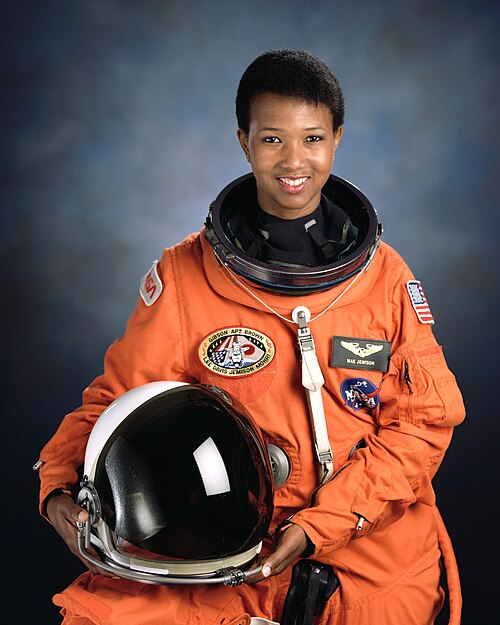
#> input picture backend/tests/data/faces/jemison.jpg, 500 x 625 px
$ python -i camera.py   (imports and definitions only)
#> lines starting #> are read from the running program, lines starting #| are printed output that depends on the picture
"""Kamera ölçüleri (OpenCV; ağ yok, büyük model yok): iki kare aynı kamerayla mı çekilmiş (jump cut) ve klipte kamera
hareketi (pan, tilt, dolly) var mı.

Aynı kamera: karakter dışı bölgede (üst, sol, sağ şeritler; post/color.background_mask) ORB anahtar noktaları eşlenir,
RANSAC homografisi bulunur. Eşleşmelerin çoğu tek homografiye oturuyor, ölçek ~1 ve kayma küçükse kamera değişmemiştir.
Kıvılcım kalibrasyonu (önceki çekimin son karesi -> kesmenin ilk karesi; hepsi jump cut): iç oran 0,82-0,90, ölçek
0,97-1,00, kayma <= %1,1; ikinci tur SH02 son kare -> SH03 (aynı geniş plandan aynı yeni açıya gitmişti) iç oran 0,92,
ölçek 0,98. Kamerası gerçekten değişen SH01 -> SH02 iç oran 0,03. Sentetik kamera değişimi: %80 yakınlaşma ölçek
1,24; %60 yakınlaşma iç oran 0,03; ayna (ters açı) iç oran 0,04. DINOv2 arka plan benzerliği aynayı ayıramadı (0,88), karar homografide.
"""
import numpy as np

SAME_RATIO = 0.5               # iç oranı bunun üstü ve
SAME_SCALE = 0.10              # |ölçek - 1| bunun altı ve
SAME_SHIFT = 0.05              # kayma (kare genişliğine göre) bunun altıysa aynı kamera
CUT_IN_SCALE = 1.5             # aynı kamera, >= 1,5 kat yakın: geçerli cut-in (jump cut değil)
MIN_MATCHES = 12
MOTION = {"pan": ("dx", 0.04), "tracking": ("dx", 0.04), "tilt": ("dy", 0.04), "crane": ("dy", 0.04),
          "dolly_in": ("zoom_in", 0.04), "dolly_out": ("zoom_out", 0.04), "orbit": ("dx", 0.04)}


def _gray(image) -> np.ndarray:
    import cv2
    return cv2.cvtColor(np.asarray(image.convert("RGB").resize((1280, 704))), cv2.COLOR_RGB2GRAY)


# [49 lines left out: functions homography, same_camera, camera_motion, not called in this run]


KEPT_RATIO = 0.25              # kırp + iyileştir: kompozisyon korundu (ölçek ~1, kayma küçük ve iç oran bunun üstü)


# [12 lines left out: function cut_in_view, not called in this run]

>>> from PIL import Image
>>> picture = Image.open('../../tests/data/faces/jemison.jpg')
#> picture is the input picture: PIL image 500x625 RGB; mean R, G, B 104.5, 77.1, 73
>>> result = _gray(picture)
#> in _gray, `return cv2.cvtColor(np.asarray(image.convert("RGB").resize((1280, 704)..`:
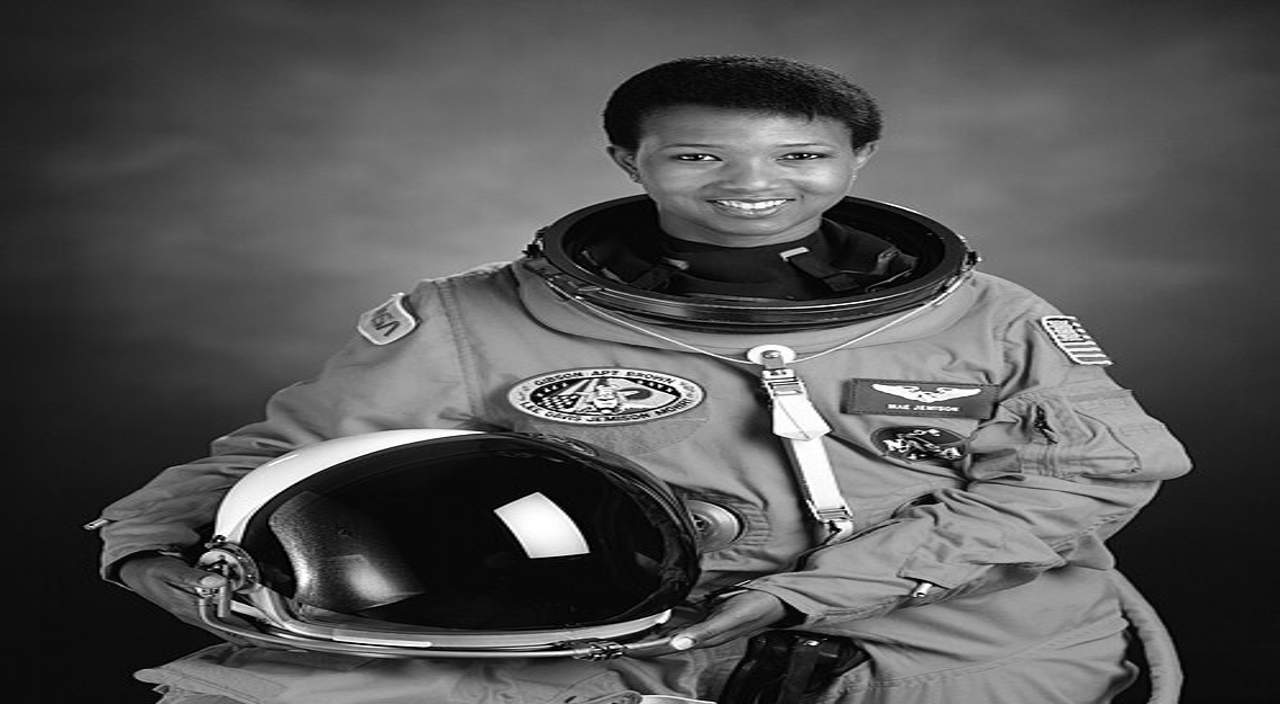
#> returned value: shape (704, 1280); min 0, max 255, mean 84.9

$ run again, on backend/tests/data/faces/ride_1979.jpg
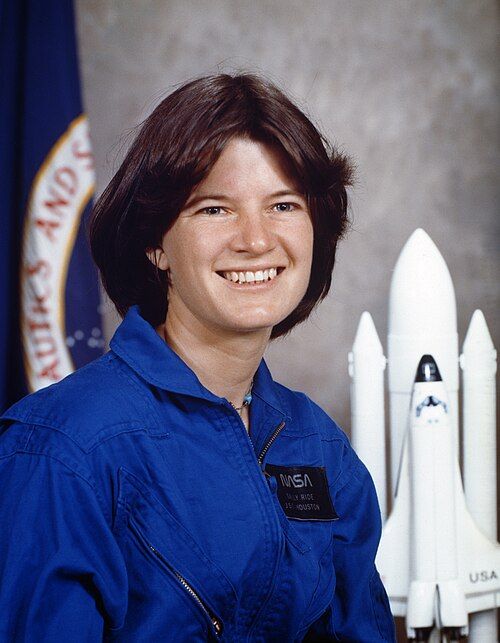
#> input picture backend/tests/data/faces/ride_1979.jpg, 500 x 643 px
#> picture is the input picture: PIL image 500x643 RGB; mean R, G, B 99.8, 101.8, 128.3
#> in _gray, `return cv2.cvtColor(np.asarray(image.convert("RGB").resize((1280, 704)..`:
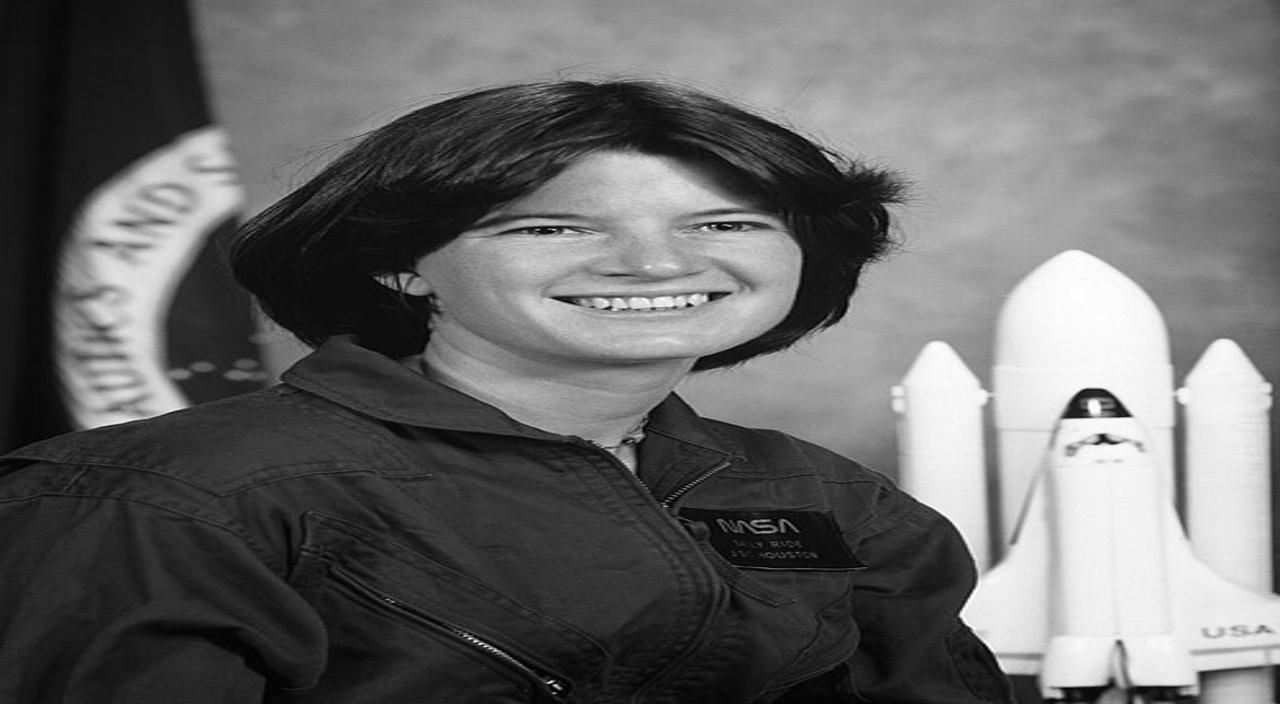
#> returned value: shape (704, 1280); min 0, max 255, mean 104.2

$ run again, on backend/tests/data/faces/ride_1984.jpg
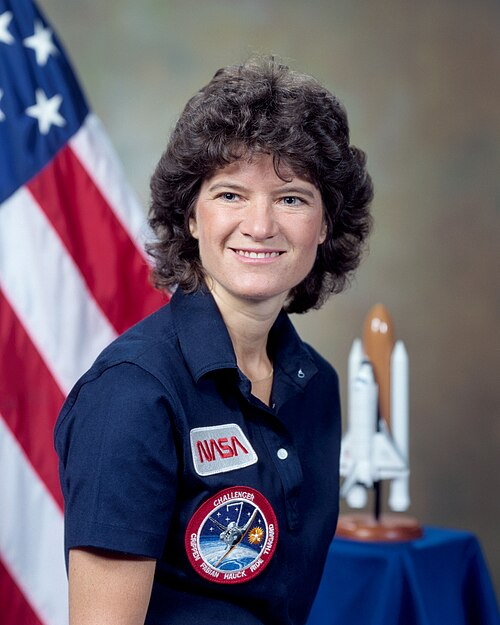
#> input picture backend/tests/data/faces/ride_1984.jpg, 500 x 625 px
#> picture is the input picture: PIL image 500x625 RGB; mean R, G, B 100.4, 91, 105.2
#> in _gray, `return cv2.cvtColor(np.asarray(image.convert("RGB").resize((1280, 704)..`:
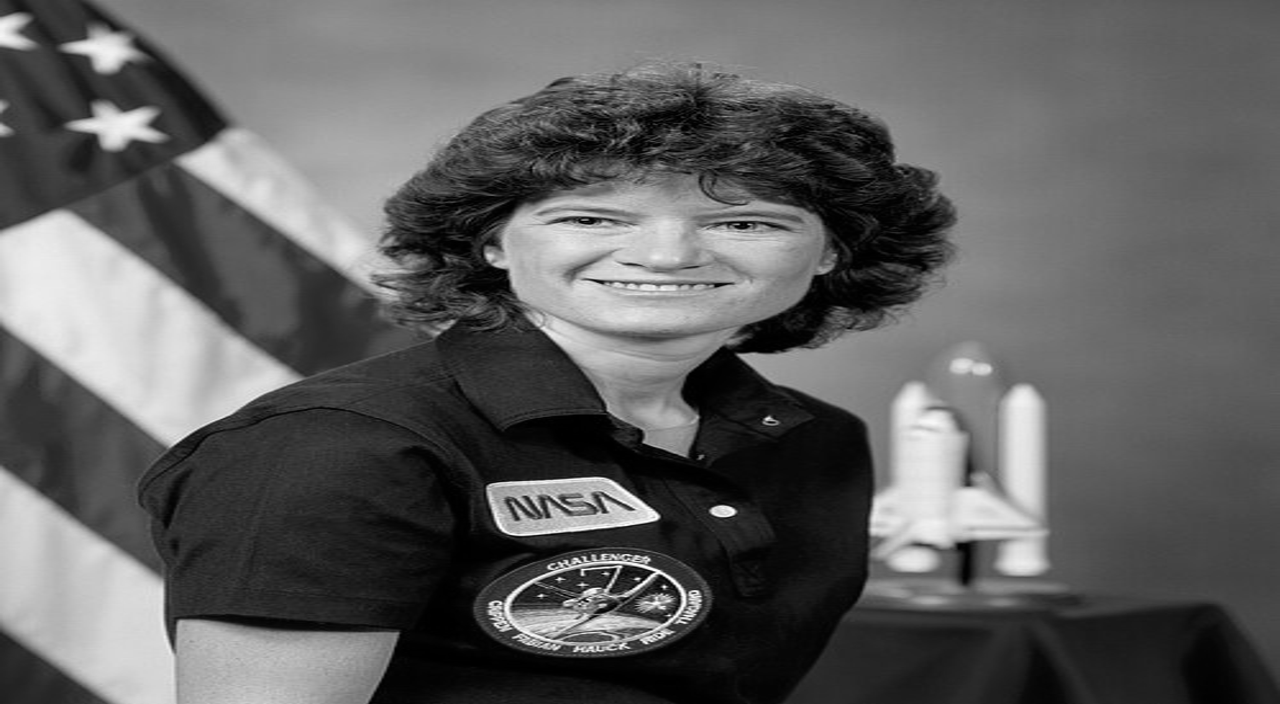
#> returned value: shape (704, 1280); min 0, max 255, mean 95.4
